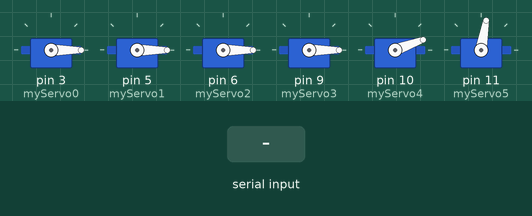
Simulated run of this sketch. Board: Arduino Uno, built with avr-gcc and run on an emulated ATmega328P. Parts: 6 × servo. Inputs (shaded band) come from the test bench.

Above: at 1.2 s.
1.3 s: "P" received over Serial
At 1.6 s:
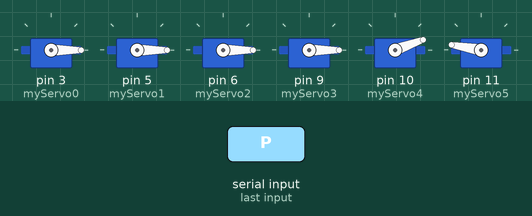
At 6.2 s:
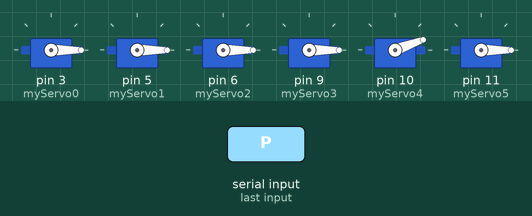
Timing chart, 0 to 27.5 s (numbered marks = the images above; inputs shaded):
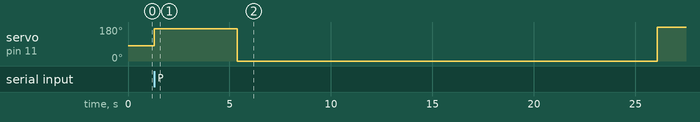

The sketch:

final_motor.ino
```cpp
#include <Servo.h>
bool completea = 0;
bool completeb = 0;
Servo myServo0;
Servo myServo1;
Servo myServo2;
Servo myServo3;
Servo myServo4;
Servo myServo5;

void after_before();
void before_before();
void before();
void goose();
//void spin(int speed);
void grip(int grip);
void moveServoGradually(Servo servo, int startPos, int endPos, int stepDelay);
void chicken(){

  moveServoGradually(myServo3, myServo3.read(), 25, 20);
  moveServoGradually(myServo4, myServo4.read(), 100, 20);
  myServo5.write(180);
  moveServoGradually(myServo0, myServo0.read(), 110, 20);

  before();
  delay(1000);
  myServo5.write(80);
  delay(500);
  after_before();
  delay(1000);
  moveServoGradually(myServo0, myServo0.read(), 0, 20);

  delay(1000);
  myServo4.write(0);
  myServo3.write(0);
  delay(500);

}
void goose(){
  myServo5.write(170);
  moveServoGradually(myServo0, myServo0.read(), 5 , 20);
  moveServoGradually(myServo3, myServo3.read(), 25 , 20);

  moveServoGradually(myServo4, myServo4.read(), 0, 20);
  moveServoGradually(myServo2, myServo2.read(), 100, 20);
  moveServoGradually(myServo3, myServo3.read(), 20 , 20);
  moveServoGradually(myServo4, myServo4.read(), 22 , 20);


  delay(500);
  myServo5.write(0);
  delay(500);
  moveServoGradually(myServo2, myServo2.read(), 0, 20);
  delay(500);
  moveServoGradually(myServo3, myServo3.read(), 20, 20);

  moveServoGradually(myServo0, myServo0.read(), 100, 20);
  delay(500);
  before();
  delay(500);
  myServo5.write(180);
  delay(500);
  after_before();
  delay(500);

  moveServoGradually(myServo0, myServo0.read(), 0, 20);
  delay(500);
}
void setup(){
    Serial.begin(9600);
    myServo0.attach(3);
    myServo1.attach(5);
    myServo2.attach(6);
    myServo3.attach(9);
    myServo4.attach(10);
    myServo5.attach(11);
}
void initial_setup(){
    myServo0.write(0);
    myServo1.write(0);
    myServo2.write(0);
    myServo3.write(0);
    myServo4.write(20);
    myServo5.write(80);


}
void after_before(){
    //spin(90);
    moveServoGradually(myServo4, myServo4.read(), 20, 20);
    moveServoGradually(myServo2, myServo2.read(), 100, 20); //160


    moveServoGradually(myServo3, myServo3.read(), 50, 20); //115

    moveServoGradually(myServo2, myServo2.read(), 0, 20);
    moveServoGradually(myServo3, myServo3.read(), 20, 20);
    // moveServoGradually(myServo2, myServo2.read(), 80, 20);
    // moveServoGradually(myServo3, myServo3.read(), 50, 20);
    // moveServoGradually(myServo2, myServo2.read(), 50, 20);
    // moveServoGradually(myServo3, myServo3.read(), 30, 20);
    // moveServoGradually(myServo2, myServo2.read(), 0, 20);
    // moveServoGradually(myServo3, myServo3.read(), 20, 20);
    moveServoGradually(myServo1, myServo1.read(), 0, 20);
}


void before(){
    //spin(90);
    // moveServoGradually(myServo4, myServo4.read(), 115, 20);
    // moveServoGradually(myServo3, myServo3.read(), 40, 20);
    // moveServoGradually(myServo2, myServo2.read(), 120, 20);
    // moveServoGradually(myServo3, myServo3.read(), 115, 20);  // I make it smaller, avoiding hitting the table
    // moveServoGradually(myServo2, myServo2.read(), 160, 20);
    // moveServoGradually(myServo1, myServo1.read(), 0, 20);
    moveServoGradually(myServo4, myServo4.read(), 130, 20);
    moveServoGradually(myServo2, myServo2.read(), 60, 20);
    moveServoGradually(myServo3, myServo3.read(), 40, 20);

    moveServoGradually(myServo2, myServo2.read(), 100, 20);
    moveServoGradually(myServo3, myServo3.read(), 80, 20);
    moveServoGradually(myServo2, myServo2.read(), 140, 20);
    moveServoGradually(myServo3, myServo3.read(), 110, 20);
    moveServoGradually(myServo2, myServo2.read(), 160, 20);
    moveServoGradually(myServo1, myServo1.read(), 0, 20);


}


void grip(int grip){
    if (grip == 1){
        moveServoGradually(myServo5, myServo5.read(), 100, 20);
    }
    else if (grip == 0){
        moveServoGradually(myServo5, myServo5.read(), 180, 20);
    }
}

// 讓伺服馬達一點一點移動的函數
void moveServoGradually(Servo servo, int startPos, int endPos, int stepDelay){
    if (startPos < endPos) {
        for (int pos = startPos; pos <= endPos; pos++) {
            servo.write(pos);
            delay(stepDelay);
        }
    } else {
        for (int pos = startPos; pos >= endPos; pos--) {
            servo.write(pos);
            delay(stepDelay);
        }
    }
}

void loop(){

  initial_setup();

  if (Serial.available() > 0) { // 檢查是否有數據可讀
    char received = Serial.read(); // 讀取接收到的數據

    if (received == 'P'&&completea == 0) {
        completea = 1;
        goose();
    }
    if (received == 'p'&&completeb == 0){
        completeb =1;
        chicken();
    }
  }


//   moveServoGradually(myServo0, myServo0.read(), 90, 20);
//   moveServoGradually(myServo0, myServo0.read(), 90, 20);
//   moveServoGradually(myServo0, myServo0.read(), 90, 20);
//   moveServoGradually(myServo0, myServo0.read(), 90, 20);
//   moveServoGradually(myServo0, myServo0.read(), 90, 20);
//   moveServoGradually(myServo0, myServo0.read(), 90, 20);


}
```

Measured:
- after the input at 1.3 s, servo on pin 11 (myServo5): 80° → 170° at once, → 0° 4.1 s later, → 180° 20.7 s later
